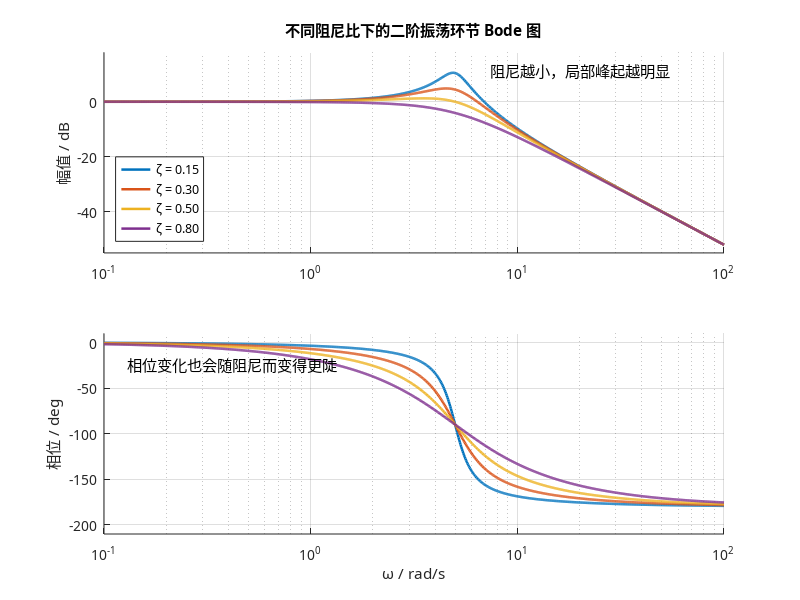

Source code (MATLAB):
clear; close all; clc;
pkg load control;

set (0, 'defaultfigurevisible', 'off');
set (0, 'defaultaxesfontname', 'PingFang SC');
set (0, 'defaulttextfontname', 'PingFang SC');

[script_dir, ~, ~] = fileparts (mfilename ('fullpath'));
outdir = fullfile (script_dir, '..', 'processed');
if ~exist (outdir, 'dir')
  mkdir (outdir);
end

s = tf ('s');
w = logspace (-1, 2, 900);
wn = 5;
zetas = [0.15, 0.30, 0.50, 0.80];

fig = figure ('position', [100, 100, 980, 760], 'color', 'w');

subplot (2, 1, 1);
hold on;
for k = 1:numel (zetas)
  zeta = zetas(k);
  sys = wn^2 / (s^2 + 2 * zeta * wn * s + wn^2);
  [mag, ~] = bode (sys, w);
  mag_db = 20 * log10 (squeeze (mag));
  semilogx (w, mag_db, 'LineWidth', 1.8);
end
grid on;
xlim ([0.1, 100]);
ylim ([-55, 18]);
ylabel ('幅值 / dB');
title ('不同阻尼比下的二阶振荡环节 Bode 图');
legend ('\zeta = 0.15', '\zeta = 0.30', '\zeta = 0.50', '\zeta = 0.80', 'Location', 'southwest');
text (7.4, 11, '阻尼越小，局部峰起越明显', 'FontSize', 11);

subplot (2, 1, 2);
hold on;
for k = 1:numel (zetas)
  zeta = zetas(k);
  sys = wn^2 / (s^2 + 2 * zeta * wn * s + wn^2);
  [~, phase_deg] = bode (sys, w);
  phase_deg = squeeze (phase_deg);
  semilogx (w, phase_deg, 'LineWidth', 1.8);
end
grid on;
xlim ([0.1, 100]);
ylim ([-210, 10]);
xlabel ('\omega / rad/s');
ylabel ('相位 / deg');
text (0.13, -25, '相位变化也会随阻尼而变得更陡', 'FontSize', 11);

print (fig, fullfile (outdir, '2-4-fd-07-second-order-damping-bode.svg'), '-dsvg');
